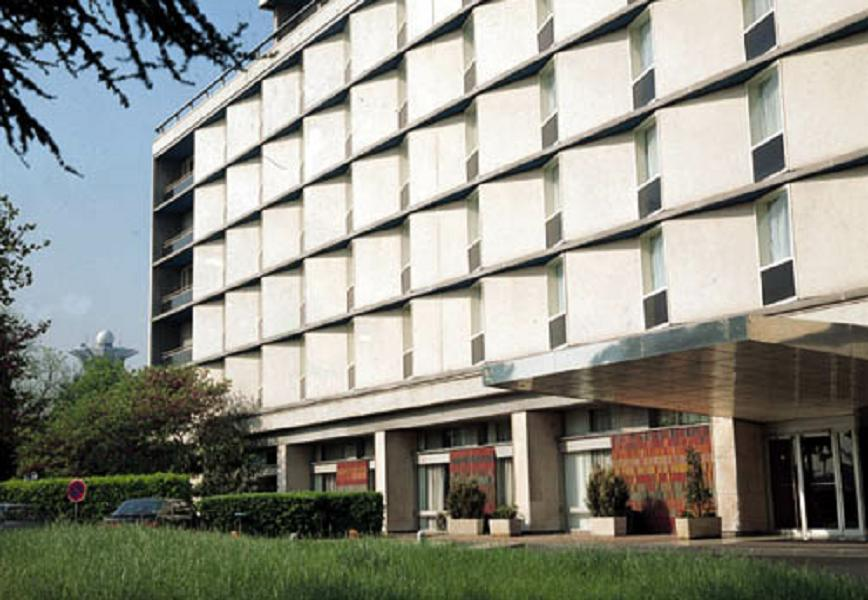
//> input picture data/building.jpg, 868 x 600 px
$ ./cv_line   (built with g++ and OpenCV 4)
//> lines starting //> are read from the running program, lines starting //| are printed output that depends on the picture
#include <iostream>
#include <opencv2/core.hpp>
#include <opencv2/highgui.hpp>
#include <opencv2/imgproc.hpp>

using namespace std;
using namespace cv;

double PI = 3.1415926;

class LineFinder
{

private:
    Mat image;
    vector<Vec4i> lines;
    double deltaRho;   //dist
    double deltaTheta; //angle
    int minVote;       //the min vote before confirm the line
    double minLength;  // the min length of line
    double maxGap;     // the allowed max gap of line
public:
    LineFinder() : deltaRho(1), deltaTheta(PI / 180), minVote(10), minLength(0.), maxGap(0.) {}
    void setAccResolution(double dRho, double dTheta)
    {
        deltaRho = dRho;
        deltaTheta = dTheta;
    }
    void setMinVote(int minV)
    {
        minVote = minV;
    }
    void setLineLengthAndGap(double length, double gap)
    {
        minLength = length;
        maxGap = gap;
    }
    vector<Vec4i> findLines(Mat &binary)
    {
        lines.clear();
        HoughLinesP(binary, lines, deltaRho, deltaTheta, minVote, minLength, maxGap);
        return lines;
    }
    void drawDetectedLines(Mat &image, Scalar color = Scalar(255, 255, 255))
    {
        vector<Vec4i>::const_iterator it = lines.begin();
        while (it != lines.end())
        {
            Point pt1((*it)[0], (*it)[1]);
            Point pt2((*it)[2], (*it)[3]);
            line(image, pt1, pt2, color, 2);
            ++it;
        }
    }
};

int main()
{
    ///2020.10.25
    Mat image_gary = imread("/home/czy/Documents/MyCPP/data/building.jpg", 0);
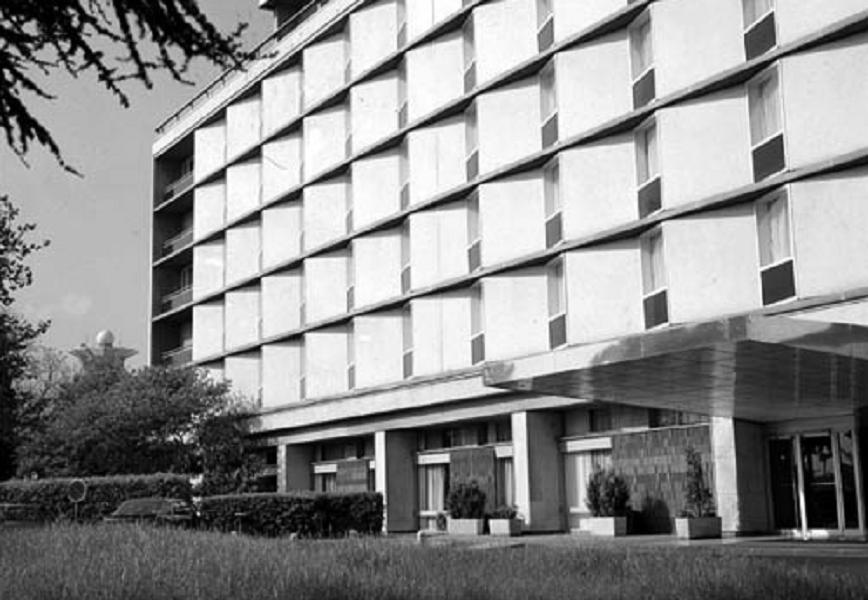
//> image_gary: 600 rows x 868 cols, CV_8UC1; min 0, max 255, mean 142.3
    Mat image_color = imread("/home/czy/Documents/MyCPP/data/building.jpg", 1);
//> image_color is the input picture: 600 rows x 868 cols, CV_8UC3; mean B, G, R 133.7, 143.6, 142.9

    Mat contours;
    Canny(image_gary, contours, 125, 350);
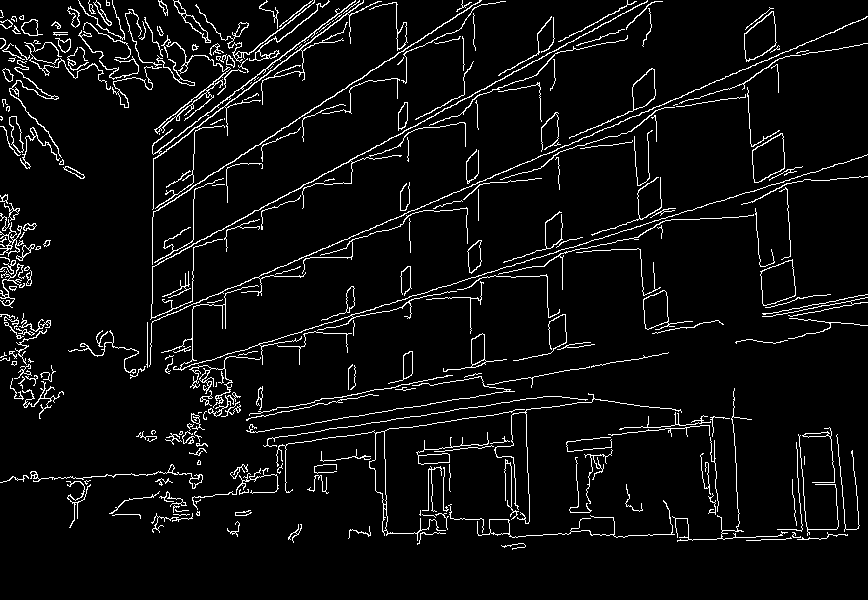
//> contours: 600 rows x 868 cols, CV_8UC1; 5.5% white in thin lines or dots
    imshow("canny image", contours);
    waitKey();

    Mat result = image_gary.clone();
    vector<Vec2f> lines;
    HoughLines(contours, lines, 1, PI / 180, 60);
//> lines = 4496 lines (rho, theta), first 12: [355, 1.17], [305, 1.08], [261, 0.99], [403, 1.27], [454, 1.38], [219, 0.93], [479, 1.43], [307, 1.06], [214, 0.93], [358, 1.15], [351, 1.19], [198, 0.89]
    vector<Vec2f>::const_iterator it = lines.begin();
    while (it != lines.end())
    {
        float rho = (*it)[0];   // distance
        float theta = (*it)[1]; //angle
        if (theta < PI / 4. || theta > 3. * PI / 4.)
        {
            Point pt1(rho / cos(theta), 0);
            Point pt2((rho - result.rows * sin(theta)) / cos(theta), result.rows);
            line(result, pt1, pt2, Scalar(255), 1);
        }
        else
        {
            Point pt1(0, rho / sin(theta));
            Point pt2(result.cols, (rho - result.cols * cos(theta)) / sin(theta));
            line(result, pt1, pt2, Scalar(255), 1);
        }
        ++it;
    }
//> this loop made 4496 passes
//> (rho, theta, pt1, pt2) on passes 1 to 12: (355, 1.17, Point(0, 385), Point(868, 17)), (305, 1.08, Point(0, 345), Point(868, -116)), (261, 0.995, Point(0, 311), Point(868, -252)), (403, 1.27, Point(0, 421), Point(868, 156)), (454, 1.38, Point(0, 462), Point(868, 293)), (219, 0.925, Point(0, 274), Point(868, -379)), (479, 1.43, Point(0, 483), Point(868, 361)), (307, 1.06, Point(0, 351), Point(868, -130)), (214, 0.925, Point(0, 267), Point(868, -386)), (358, 1.15, Point(0, 391), Point(868, 5)), (351, 1.19, Point(0, 378), Point(868, 27)), (198, 0.89, Point(0, 254), Point(868, -448))
//> (rho, theta, pt2) on passes 20, 40, 197, 292, 344: (193, 0, Point(193, 600)), (152, 0, Point(152, 600)), (22, 0, Point(22, 600)), (262, 0, Point(262, 600)), (478, 0, Point(478, 600))
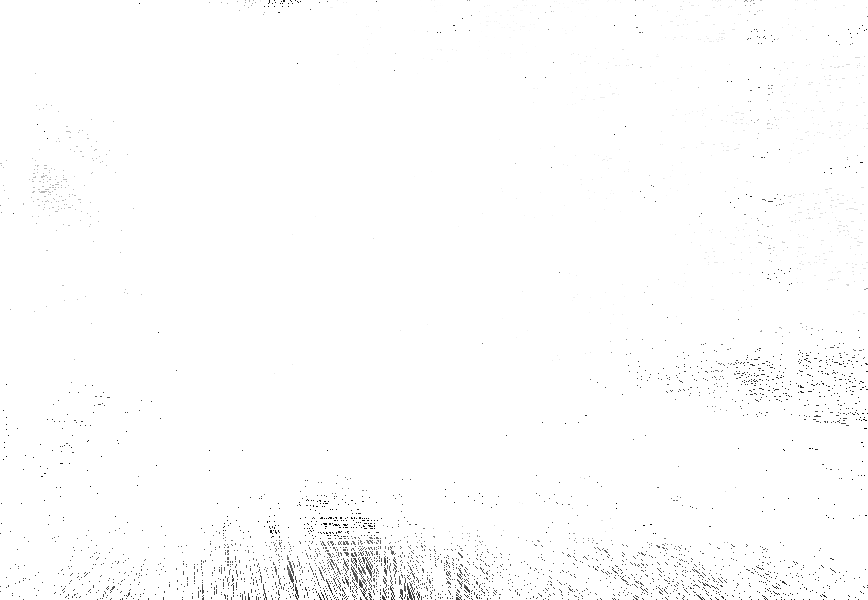
//> result: 600 rows x 868 cols, CV_8UC1; min 0, max 255, mean 252.9
    imshow("hough lines", result);
    waitKey();

    LineFinder l;
//> (the run ends here: the program needs code that is not available in this run, at `Mat result = image_color.clone();`)
